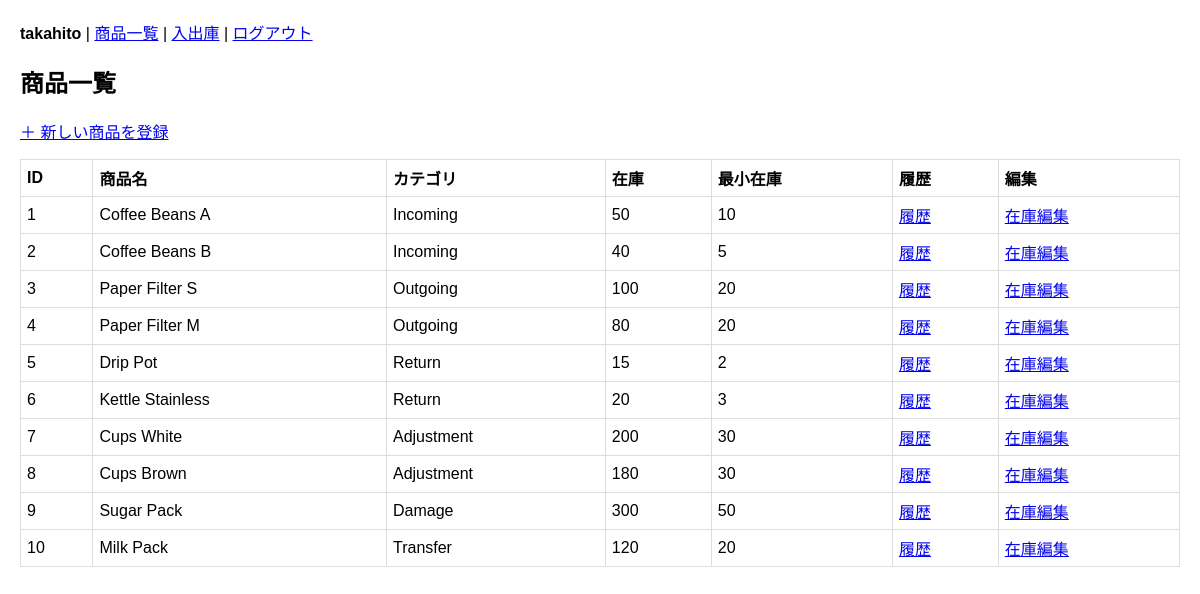
Before: /products (signed in) with the older database file.
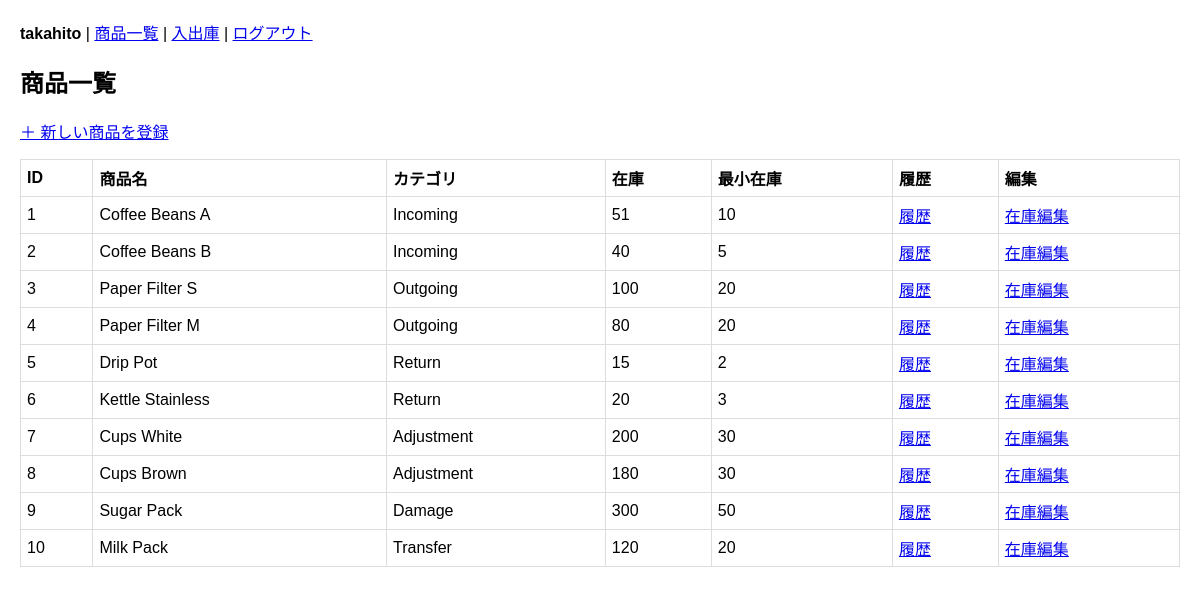
After: the same page with the newer database file.
### tables this page shows
CREATE TABLE products (
    product_id       INTEGER PRIMARY KEY,
    category_id      INTEGER,
    product_name     TEXT NOT NULL,
    stock_quantity   INTEGER DEFAULT 0,
    min_stock        INTEGER DEFAULT 0,
    FOREIGN KEY (category_id) REFERENCES categories(category_id)
);

CREATE TABLE categories (
    category_id   INTEGER PRIMARY KEY,
    category_name TEXT NOT NULL
);

### app.py (the view)
@app.route("/")
@app.route("/products")
@login_required
def products():
    db = db_utils.get_db()
    cur = db.execute("""
        SELECT p.product_id, p.product_name, p.stock_quantity, p.min_stock, c.category_name
        FROM products p LEFT JOIN categories c ON p.category_id = c.rowid
        ORDER BY p.product_id
    """)
    items = cur.fetchall()
    return render_template("products.html", products=items)

### app.py (called while the page is built)
def login_required(f):
    @wraps(f)
    def decorated(*args, **kwargs):
        if "user_id" not in session:
            flash("ログインしてください")
            return redirect(url_for("login"))
        return f(*args, **kwargs)
    return decorated

### db_utils.py (called while the page is built)
def get_db():
    if "db" not in g:
        g.db = sqlite3.connect(DATABASE)
        g.db.row_factory = sqlite3.Row
    return g.db

### templates/products.html
{% extends "base.html" %}
{% block body %}
<h2>商品一覧</h2>
<p><a href="{{ url_for('add_product') }}">＋ 新しい商品を登録</a></p>
<table>
  <tr><th>ID</th><th>商品名</th><th>カテゴリ</th><th>在庫</th><th>最小在庫</th><th>履歴</th><th>編集</th></tr>
  {% for p in products %}
  <tr>
    <td>{{ p.product_id }}</td>
    <td>{{ p.product_name }}</td>
    <td>{{ p.category_name or "-" }}</td>
    <td>{{ p.stock_quantity }}</td>
    <td>{{ p.min_stock }}</td>
    <td><a href="{{ url_for('history', product_id=p.product_id) }}">履歴</a></td>
    <td><a href="{{ url_for('set_stock', product_id=p.product_id) }}">在庫編集</a></td>
  </tr>
  {% endfor %}
</table>
{% endblock %}

### templates/base.html (shortened to what this page needs)
<!doctype html>
<html>
<head>
</head>
<body>
  <nav>
    {% if session.username %}
      <strong>{{ session.username }}</strong> |
      <a href="{{ url_for('products') }}">商品一覧</a> |
      <a href="{{ url_for('transaction') }}">入出庫</a> |
      <a href="{{ url_for('logout') }}">ログアウト</a>
    {% else %}
      <a href="{{ url_for('login') }}">ログイン</a> |
      <a href="{{ url_for('register') }}">登録</a>
    {% endif %}
  </nav>
  {% block body %}{% endblock %}
</body>
</html>

### templates/base.html (style rules this page uses)
body { font-family: sans-serif; margin: 20px; }
nav { margin-bottom: 10px; }
table { border-collapse: collapse; width: 100%; }
th, td { border: 1px solid #ddd; padding: 6px; text-align: left; }

Changed rows visible on the page:
changed products "Coffee Beans A": stock_quantity "50" → "51"
